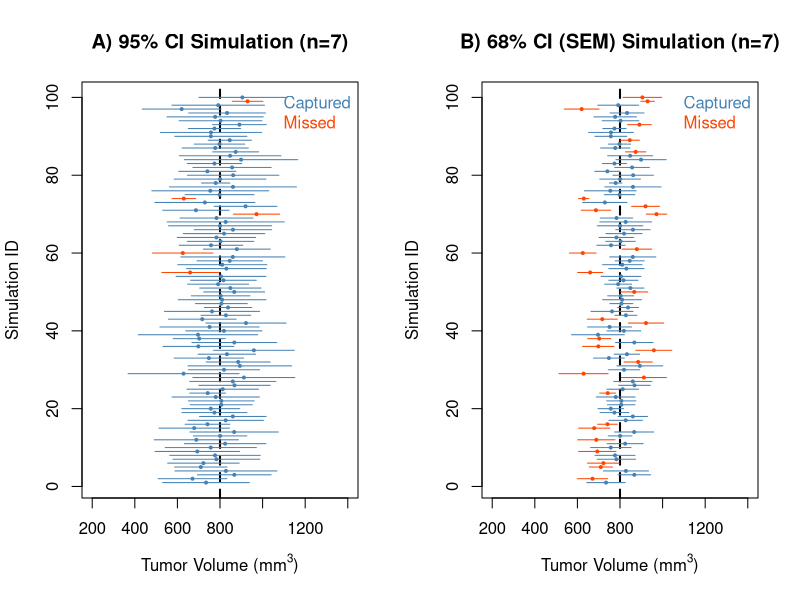

Reproduce this figure in R.
#-------------------------------------------------------------------------------
# TITLE: Fig6_final.R
# AUTHOR: Michael J. Marino, PhD
# DATE: 2026-04-20
# MANUSCRIPT: "A Robust Workflow for Exploratory Data Analysis and Outlier 
#   Management in Small-Sample Pharmacological Datasets" (Submitted)
#
# REPOSITORY: https://github.com/mjmarino-phd/pharmacology-small-sample-EDA
# 
# LICENSE: MIT License (c) 2026 Michael J. Marino
#   Permission is granted to use, modify, and distribute this code for any 
#   purpose, provided that the manuscript above is cited in any resulting 
#   publications or derivative works.
#
# DESCRIPTION: This script generates figure 6 from the manuscript and is 
#   annotated to provide a beginner friendly introduction to the R programming language.
#-------------------------------------------------------------------------------


# Clear environment: Prevents variables from previous projects 
# from interfering with your current analysis.
rm(list = ls())

# Tip for Publication: Journals usually require high-resolution TIFFs.
# The code below is a "file device." When active, R redirects the plot 
# from the screen directly to a high-quality file in your working directory.
# Remove the "#" in the line below and change the Figure file name as needed
# You will also need to remove the '#' from the last line of code in this file

# tiff("Figure6_Final.tif", width = 8, height = 4.5, units = "in", res = 300, compression = "lzw")

#--------------------Figure 6:  Visualizing Confidence Limits--------------------------



#--------------------FUNCTIONS--------------------

#-------------------------------------------------------------------------------
# FUNCTION: plot_caterpillar
# Purpose: Simulates multiple experiments to visualize Confidence Interval (CI) 
# coverage. It demonstrates that a CI is a property of the sampling procedure, 
# not a single experiment.
#
# Inputs: 
#   CI         : The confidence level (e.g., 0.95 for 95%).
#   n          : Sample size for each individual simulation.
#   mu_true    : The known population mean (the "truth" we are trying to capture).
#   sigma      : The population standard deviation.
#   n_sims     : The number of simulated experiments to stack.
#   main_title : Title for the plot.
#-------------------------------------------------------------------------------

plot_caterpillar <- function(CI,n,mu_true,sigma,n_sims,main_title) {
  set.seed(25)# Ensures the "random" simulation is reproducible for the paper.
  
  # Statistical Setup
  # We calculate the upper quantile (e.g., 0.975 for a 95% CI) to find the 
  # critical t-value. This accounts for the uncertainty in small sample sizes (df = n-1).
  quant <- (((1 - CI) / 2) + CI)
  t_crit <- qt(quant, df = n - 1)
  
  # The Simulation Loop
  # Pre-allocate vectors to store results (memory efficient R)
  means <- numeric(n_sims)
  lowers <- numeric(n_sims)
  uppers <- numeric(n_sims)

  for(i in 1:n_sims) {
    # Generate random sample from the theoretical population
    samp <- rnorm(n, mean = mu_true, sd = sigma)
    m <- mean(samp)
    se <- sd(samp) / sqrt(n)
    
    # Define the bounds of the interval using the t-distribution
    means[i] <- m
    lowers[i] <- m - t_crit * se
    uppers[i] <- m + t_crit * se
  }

  # Determine "Capture" status (Color Coding)
  # A 'capture' occurs only if the true mean (mu_true) lies between the lower 
  # and upper bounds of the sample's CI.
  # Blue (4) for capture, Orange-ish Red (2) for miss
  colors <- ifelse(lowers <= mu_true & uppers >= mu_true, "steelblue", "orangered")

  #Create the Visualization
  # Initialize an empty plot. The Y-axis represents each unique 'Simulation ID'.
  plot(NULL, xlim = c(200, 1400), ylim = c(1, n_sims), 
       xlab = expression("Tumor Volume (mm"^3*")"), ylab = "Simulation ID",
       main = main_title)

  # Add a vertical reference line for the ground truth population mean
  abline(v = mu_true, col = "black", lty = 2, lwd = 2)

  # Use segments() to draw the horizontal CI lines for every simulation
  # x0/x1 define the CI width; y0/y1 stack them vertically from 1 to n_sims.
  segments(x0 = lowers, y0 = 1:n_sims, x1 = uppers, y1 = 1:n_sims, col = colors)

  # Overlay the calculated mean for each experiment
  points(means, 1:n_sims, pch = 20, cex = 0.6, col = colors)

  # Add a legend
  legend("topright", 
         legend = c("Captured", "Missed"), 
         text.col = c("steelblue", "orangered"), 
         bty = "n")
}

#--------------------End FUNCTIONS--------------------


# Set up for a 2-panel figure to compare different CIs
par(mfrow = c(1, 2))

#--------------------Figure 6A--------------------------------------------------
#Define Population and Simulation Parameters for 95% CIs

n       <- 7    # Small sample size, common in pilot studies.
mu_true <- 800  # The "Ground Truth" we want our CIs to capture.
sigma   <- 200  # The biological variability (Standard Deviation).
n_sims  <- 100  # We repeat the entire experiment 100 times.
CI      <- 0.95 # We want 95% confidence.

main_title <- 'A) 95% CI Simulation (n=7)'

# Execute the Simulation and Plot
# This calls our custom function which:
#  a) Generates random data
#  b) Calculates t-based CIs
#  c) Plots the 'Caterpillar' stack
plot_caterpillar(CI, n, mu_true, sigma, n_sims, main_title)


#--------------------Figure 6b--------------------------------------------------
#Define Population and Simulation Parameters for 68% (SEM) CIs

#Same logic as fig 6A
#Setup Parameters for 68% CI (SEM)
n <- 7
mu_true <- 800
sigma <- 200
n_sims <- 100
CI<-0.68
main_title<-'B) 68% CI (SEM) Simulation (n=7)'

plot_caterpillar(CI,n,mu_true,sigma,n_sims,main_title)


# Final step for high-quality export
# If you opened the tiff() device at the start of the script, 
# you MUST run dev.off() by removing the '#' below to finish writing the file and close it.
# dev.off()
